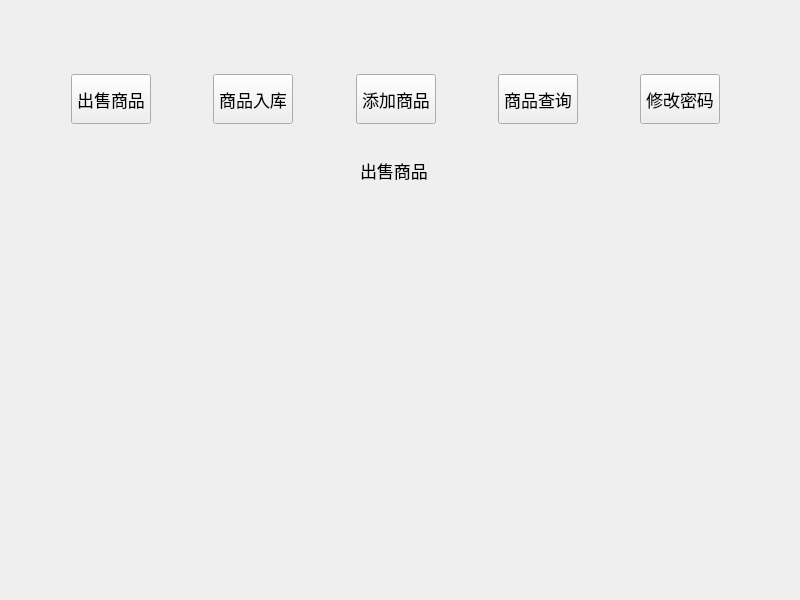
<?xml version="1.0" encoding="UTF-8"?>
<ui version="4.0">
 <class>Vm_MainWidget</class>
 <widget class="QWidget" name="Vm_MainWidget">
  <property name="geometry">
   <rect>
    <x>0</x>
    <y>0</y>
    <width>800</width>
    <height>600</height>
   </rect>
  </property>
  <property name="windowTitle">
   <string>Vm_MainWidget</string>
  </property>
  <widget class="QLabel" name="label">
   <property name="geometry">
    <rect>
     <x>360</x>
     <y>160</y>
     <width>71</width>
     <height>20</height>
    </rect>
   </property>
   <property name="font">
    <font>
     <pointsize>13</pointsize>
    </font>
   </property>
   <property name="text">
    <string>出售商品</string>
   </property>
  </widget>
  <widget class="QWidget" name="widget_all" native="true">
   <property name="geometry">
    <rect>
     <x>60</x>
     <y>220</y>
     <width>670</width>
     <height>340</height>
    </rect>
   </property>
   <widget class="Vm_Setting" name="widget_Setting" native="true">
    <property name="geometry">
     <rect>
      <x>10</x>
      <y>10</y>
      <width>650</width>
      <height>320</height>
     </rect>
    </property>
   </widget>
   <widget class="Vm_SaleGoods" name="widget_SaleGoods" native="true">
    <property name="geometry">
     <rect>
      <x>10</x>
      <y>10</y>
      <width>650</width>
      <height>320</height>
     </rect>
    </property>
   </widget>
   <widget class="Vm_FindGoods" name="widget_FindGoods" native="true">
    <property name="geometry">
     <rect>
      <x>10</x>
      <y>10</y>
      <width>650</width>
      <height>320</height>
     </rect>
    </property>
   </widget>
   <widget class="Vm_AddGoods" name="widget_AddGoods" native="true">
    <property name="geometry">
     <rect>
      <x>10</x>
      <y>10</y>
      <width>650</width>
      <height>320</height>
     </rect>
    </property>
   </widget>
   <widget class="Vm_StorageGoods" name="widget_StorageGoods" native="true">
    <property name="geometry">
     <rect>
      <x>10</x>
      <y>10</y>
      <width>650</width>
      <height>320</height>
     </rect>
    </property>
   </widget>
  </widget>
  <widget class="QPushButton" name="btn_add_goods">
   <property name="geometry">
    <rect>
     <x>356</x>
     <y>74</y>
     <width>80</width>
     <height>50</height>
    </rect>
   </property>
   <property name="minimumSize">
    <size>
     <width>0</width>
     <height>50</height>
    </size>
   </property>
   <property name="font">
    <font>
     <pointsize>13</pointsize>
    </font>
   </property>
   <property name="text">
    <string>添加商品</string>
   </property>
  </widget>
  <widget class="QPushButton" name="btn_setting">
   <property name="geometry">
    <rect>
     <x>640</x>
     <y>74</y>
     <width>80</width>
     <height>50</height>
    </rect>
   </property>
   <property name="minimumSize">
    <size>
     <width>0</width>
     <height>50</height>
    </size>
   </property>
   <property name="maximumSize">
    <size>
     <width>16777215</width>
     <height>16777215</height>
    </size>
   </property>
   <property name="font">
    <font>
     <pointsize>13</pointsize>
    </font>
   </property>
   <property name="text">
    <string>修改密码</string>
   </property>
   <property name="iconSize">
    <size>
     <width>16</width>
     <height>16</height>
    </size>
   </property>
  </widget>
  <widget class="QPushButton" name="btn_sale_goods">
   <property name="geometry">
    <rect>
     <x>71</x>
     <y>74</y>
     <width>80</width>
     <height>50</height>
    </rect>
   </property>
   <property name="minimumSize">
    <size>
     <width>0</width>
     <height>50</height>
    </size>
   </property>
   <property name="font">
    <font>
     <pointsize>13</pointsize>
    </font>
   </property>
   <property name="text">
    <string>出售商品</string>
   </property>
  </widget>
  <widget class="QPushButton" name="btn_storage_goods">
   <property name="geometry">
    <rect>
     <x>213</x>
     <y>74</y>
     <width>80</width>
     <height>50</height>
    </rect>
   </property>
   <property name="minimumSize">
    <size>
     <width>0</width>
     <height>50</height>
    </size>
   </property>
   <property name="font">
    <font>
     <pointsize>13</pointsize>
    </font>
   </property>
   <property name="text">
    <string>商品入库</string>
   </property>
  </widget>
  <widget class="QPushButton" name="btn_find_goods">
   <property name="geometry">
    <rect>
     <x>498</x>
     <y>74</y>
     <width>80</width>
     <height>50</height>
    </rect>
   </property>
   <property name="minimumSize">
    <size>
     <width>0</width>
     <height>50</height>
    </size>
   </property>
   <property name="font">
    <font>
     <pointsize>13</pointsize>
    </font>
   </property>
   <property name="text">
    <string>商品查询</string>
   </property>
  </widget>
 </widget>
 <layoutdefault spacing="6" margin="11"/>
 <customwidgets>
  <customwidget>
   <class>Vm_Setting</class>
   <extends>QWidget</extends>
   <header>modules/set_module/vm_setting.h</header>
   <container>1</container>
  </customwidget>
  <customwidget>
   <class>Vm_SaleGoods</class>
   <extends>QWidget</extends>
   <header>modules/sale_module/vm_salegoods.h</header>
   <container>1</container>
  </customwidget>
  <customwidget>
   <class>Vm_AddGoods</class>
   <extends>QWidget</extends>
   <header location="global">modules/sale_module/vm_addgoods.h</header>
   <container>1</container>
  </customwidget>
  <customwidget>
   <class>Vm_StorageGoods</class>
   <extends>QWidget</extends>
   <header>modules/sale_module/vm_storagegoods.h</header>
   <container>1</container>
  </customwidget>
  <customwidget>
   <class>Vm_FindGoods</class>
   <extends>QWidget</extends>
   <header>modules/find_module/vm_findgoods.h</header>
   <container>1</container>
  </customwidget>
 </customwidgets>
 <resources/>
 <connections/>
</ui>
